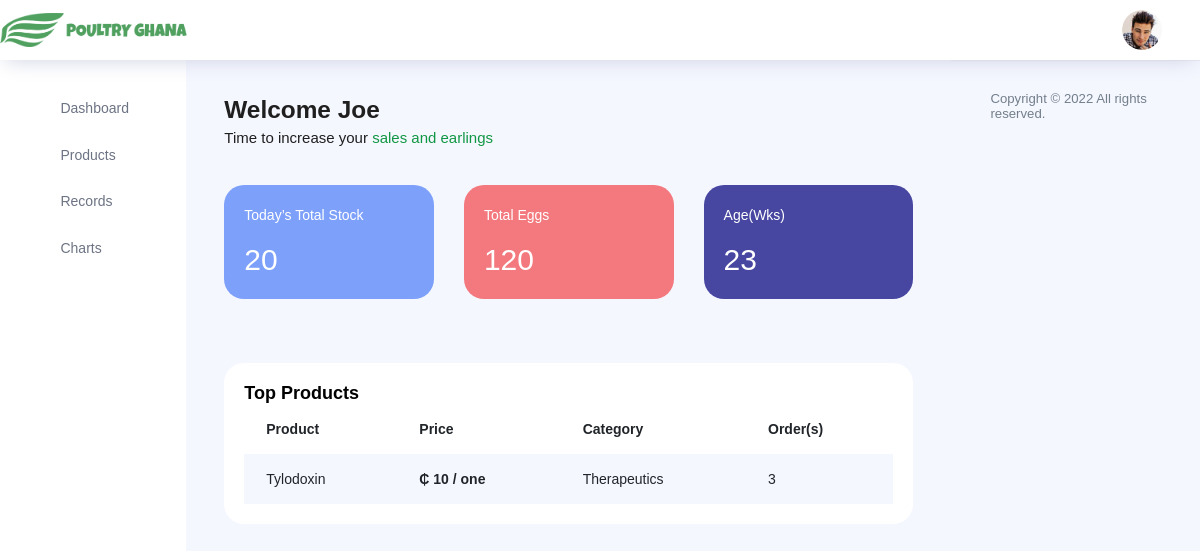
The app's page /farmManager_dash/ (signed in) with its own data.
### base/models.py (models this page shows, shortened)
class User(AbstractUser):
    name = models.CharField(max_length=300)
    business_name = models.CharField(max_length=400)
    email = models.EmailField(null=True, blank=True, unique=True)
    atype = models.CharField(null=True, blank=True, max_length=30)
    location = models.CharField(max_length=700)
    contact = models.CharField(max_length=14)
    avatar = models.ImageField(null=True, default='p5.jpg')
    REQUIRED_FIELDS = []

class product(models.Model):
    title = models.CharField(null=True, blank=True, max_length=400)
    desc = models.CharField(null=True, blank=True, max_length=700)
    sku = models.CharField(null=True, blank=True, max_length=20)
    brand = models.CharField(null=True, blank=True, max_length=500)
    price = models.IntegerField(null=True, blank=True, default=0)
    image = models.ImageField(upload_to='product_images')
    cat = models.CharField(null=True, blank=True, max_length=20)
    veterinary = models.ForeignKey(AUTH_USER_MODEL, on_delete=models.CASCADE, default=False)
    score = models.IntegerField(null=True, blank=True, default=0)
    cart_price = models.IntegerField(null=True, blank=True, default=0)
    added_on = models.DateTimeField(auto_now_add=True)

### farmManager/views.py (the view)
# urls.py: path("farmManager_dash/", views.dash, name="dash"),
@login_required(login_url='login')  # user must login to access this page
def dash(request):  # dashboard function
    context = {}
    n_total = []
    n_eggs = []
    age =[]
    rec = records.objects.all()
    re = rec.values()
    for r in re:
        n_total.append(r['total_stock'])
        n_eggs.append(r['egg_production'])
        age.append(r['age'])
    toppro = product.objects.filter(veterinary=User.objects.get(username=request.user.username)).filter(
        score__gte=3).order_by('-score')
    if len(toppro) > 0:
        context["toppro"] = toppro
        context["notnone"] = "notnone"
    else:
        context["none"] = "none"
        context["records"] = n_total
        context["n_eggs"] = n_eggs
    allpro = product.objects.filter(veterinary=User.objects.get(username=request.user.username))
    context["allpro"] = allpro
    context["records"] = n_total
    context["n_eggs"] = n_eggs
    context["age"] = age
    return render(request, "dashboard.html", context)

### farmManager/templates/dashboard.html (shortened to what this page needs)
{% extends 'basetemp.html' %}
{% block content %}
      <div class="main-panel">
        <div class="content-wrapper">
          <div class="row">
            <div class="col-md-12 grid-margin">
              <div class="row">
                <div class="col-12 col-xl-8 mb-4 mb-xl-0">
                  <h3 class="font-weight-bold">Welcome {{request.user.username}}</h3>
                  <h6 class="font-weight-normal mb-0">Time to increase your <span class="text-primary">sales and earlings</span></h6>
                </div>
              </div>
            </div>
          </div>
          <div class="row">
            <div class="col-md-12 grid-margin transparent">
              <div class="row">
                <div class="col-md-4 mb-4 stretch-card transparent">
                  <div class="card card-tale">
                    <div class="card-body">
                      <p class="mb-4">Today’s Total Stock</p>
                      <p class="fs-30 mb-2">{% for t in records %}{{ t }}{% endfor %}</p>
                    </div>
                  </div>
                </div>
                <div class="col-md-4 mb-4 stretch-card transparent">
                  <div class="card card-light-danger">
                    <div class="card-body">
                      <p class="mb-4">Total Eggs</p>
                      <p class="fs-30 mb-2">{% for t in n_eggs %}{{ t }}{% endfor %}</p>
                    </div>
                  </div>
                </div>
                <div class="col-md-4 mb-4 stretch-card transparent">
                  <div class="card card-dark-blue">
                    <div class="card-body">
                      <p class="mb-4">Age(Wks)</p>
                      <p class="fs-30 mb-2">{% for t in age %}{{ t }}{% endfor %}</p>
                    </div>
                  </div>
                </div>
              </div>
            </div>
          </div>
          <div class="row">
            <div class="col-md-12 grid-margin stretch-card">
              <div class="card">
                <div class="card-body">
                  <p class="card-title mb-0">Top Products</p>
                  {% if notnone %}
                  <div class="table-responsive">
                    <table class="table table-striped table-borderless">
                      <thead>
                        <tr>
                          <th>Product</th>
                          <th>Price</th>
                          <th>Category</th>
                          <th>Order(s)</th>
                        </tr>
                      </thead>
                      <tbody>
                        {% for p in toppro %}
                        <tr>
                          <td>{{p.title}}</td>
                          <td class="font-weight-bold">&#8373; {{p.price}} / one</td>
                          <td>{{p.cat}}</td>
                          <td>{{p.score}}</td>
                        </tr>
                        {% endfor %}
                      </tbody>
                    </table>
                  </div>
                  {% endif %}
                </div>
              </div>
            </div>
          </div>
        </div>
      </div>
{% endblock content %}

### records on screen
User: user.username "Joe"
product: title "Tylodoxin", price "10", cat "Therapeutics", score "3"

### other values on screen
{{ t }} "20"
{{ t }} "120"
{{ t }} "23"
